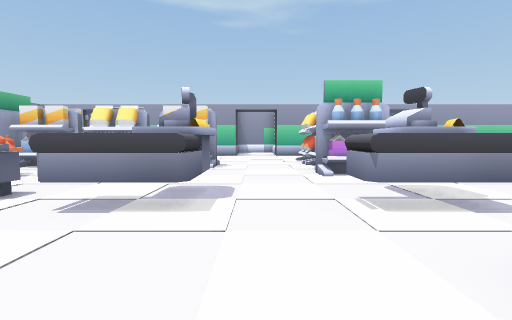
[1] (above)

18 first-person views from a walk through a Unity game level. The camera is 1.5 m above the floor, tilts 4° down and sees 85° across. The floor is counted in squares, 2 m on a side. Each view is taken from the middle of a square. On the plan, view 1 faces up. The plan holds only what a view shows up to about 10 squares ahead; the rest is blank. The place goes on beyond the plan. The player character is not drawn. Door leaves are left out, so doorways stand open. Some surface patterns are stand-ins.

[2]
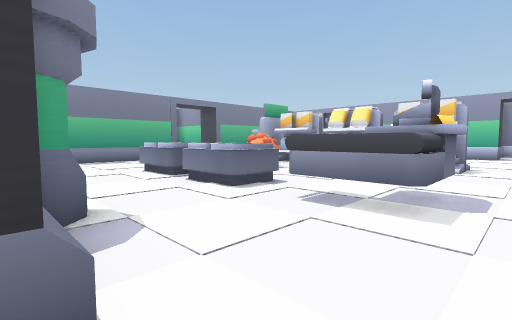

[3]
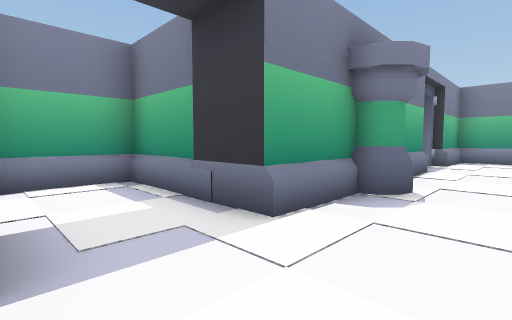

[4]
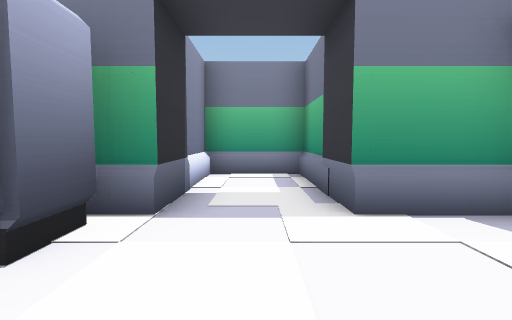

[5]
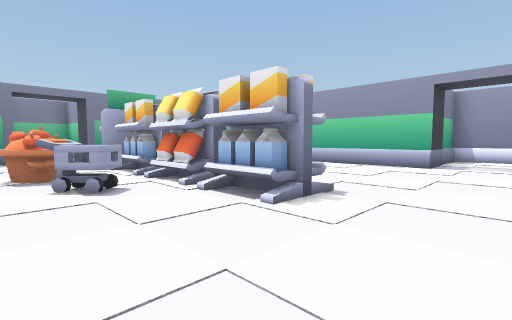

[6]
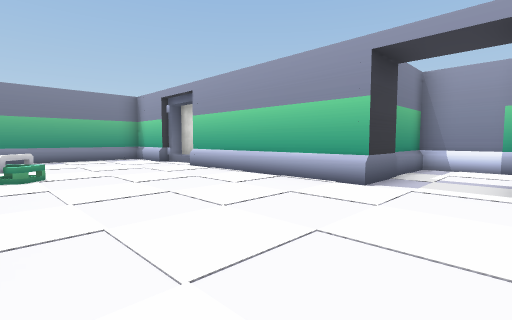

[7]
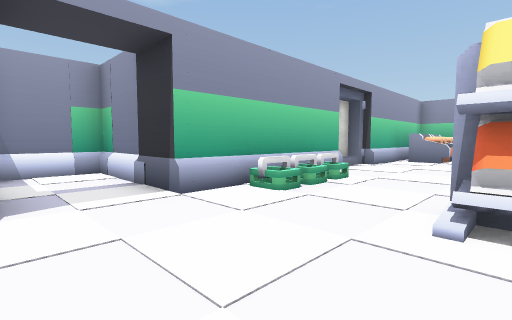

[8]
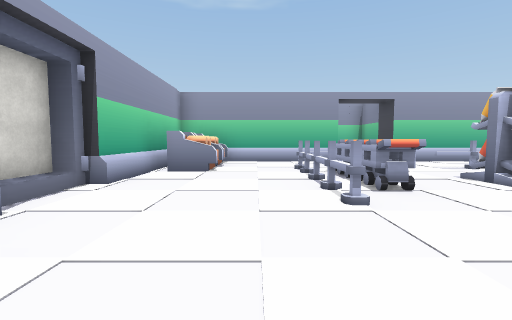

[9]
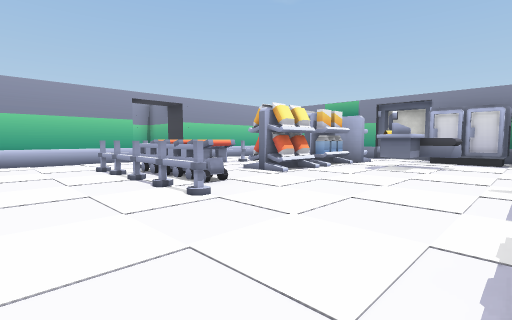

[10]
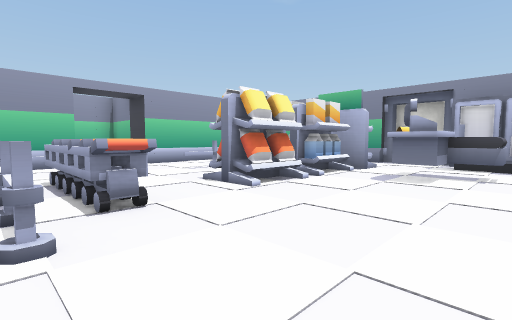

[11]
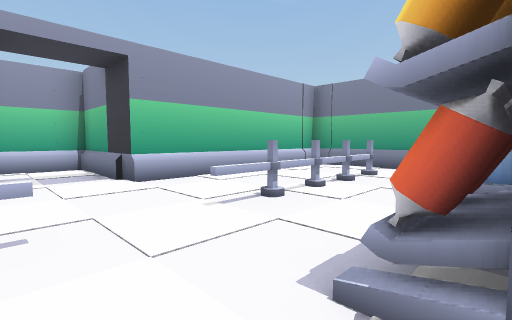

[12]
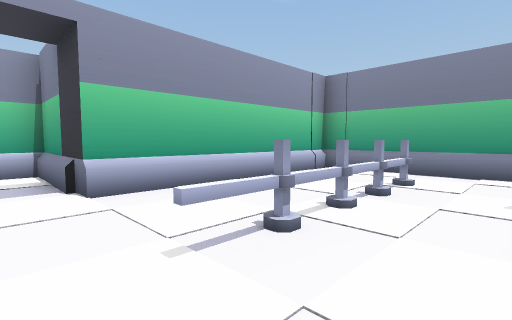

[13]
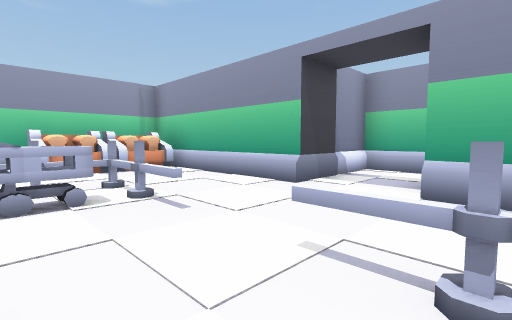

[14]
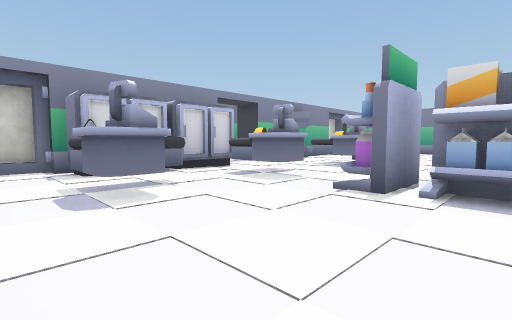

[15]
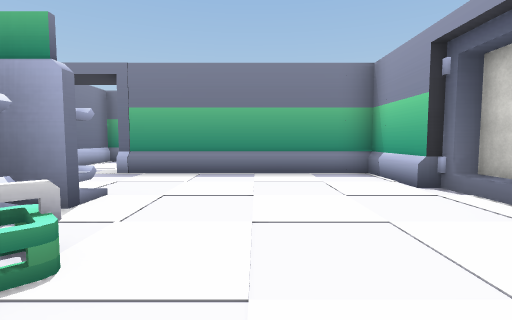

[16]
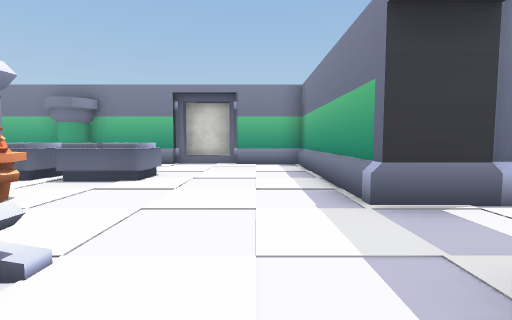

[17]
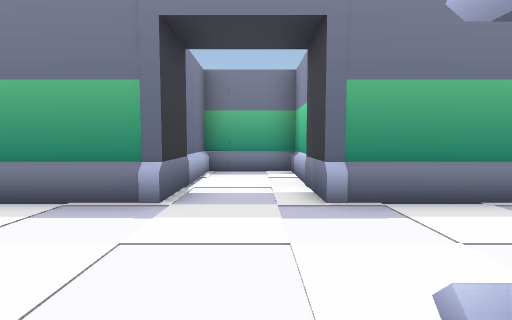

[18]
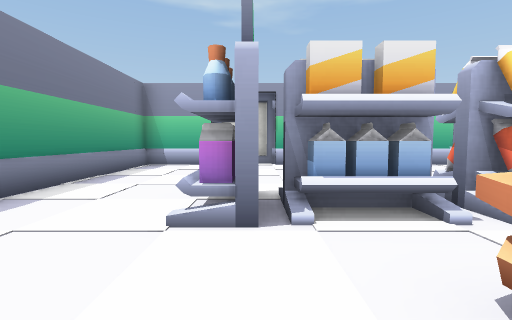

### Floor plan
Key: @ floor where view 1 was taken; # wall or solid block; x gap in a wall; . floor; / step, stairs or slope; D open door; ^ raised ledge; S shelf; C column; A cart; B basket; R bread; F fence.
Columns run from 14 left of view 1 to 17 right of it. Each row starts with its distance up from view 1.
 17              ###
 16              #.#
 15      ####    #.#    ###
 14    ###//######.######/####
 13    #............BBB.....RRR#
 12    #....................RRR#
 11    #.......................#
 10    #....B.......#....FFFFF.#
  9    #...#SS......#....AAAA..#
  8 ####...SS###S...S.......FD.#####
  7 #...............#S......DD.....#
  6 #.......#xA.....SS....#..F.#####
  5 ####.......................#
  4    #...^^.^..#..#..##.S.F..#
  3    #...^^^^.##..#..##.#.F..#
  2    #..................S.F..#
  1    #............####.......#
  0    ###..###C##@#####..######
 -1      ####    #.#   ####
 -2              #.#
 -3              #.#
 -4              ###

Positions as (right, up) in squares from view 1, and headings:
1: (0, 0), facing up
2: (0, 0), facing up-left
3: (1, 2), facing down-left
4: (0, 3), facing down
5: (1, 5), facing up-left
6: (1, 9), facing up-left
7: (-1, 10), facing up-right
8: (3, 11), facing right
9: (3, 12), facing down-right
10: (4, 10), facing down-right
11: (8, 8), facing down-right
12: (9, 7), facing down-right
13: (9, 5), facing up-right
14: (7, 8), facing down-left
15: (-4, 11), facing left
16: (-9, 9), facing down
17: (-7, 7), facing left
18: (-7, 5), facing up
